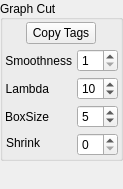
<?xml version="1.0" encoding="UTF-8"?>
<ui version="4.0">
 <class>GraphCutMenu</class>
 <widget class="QWidget" name="GraphCutMenu">
  <property name="geometry">
   <rect>
    <x>0</x>
    <y>0</y>
    <width>110</width>
    <height>189</height>
   </rect>
  </property>
  <property name="sizePolicy">
   <sizepolicy hsizetype="Preferred" vsizetype="Minimum">
    <horstretch>0</horstretch>
    <verstretch>0</verstretch>
   </sizepolicy>
  </property>
  <property name="windowTitle">
   <string>Form</string>
  </property>
  <layout class="QVBoxLayout" name="verticalLayout">
   <property name="spacing">
    <number>0</number>
   </property>
   <property name="leftMargin">
    <number>0</number>
   </property>
   <property name="topMargin">
    <number>0</number>
   </property>
   <property name="rightMargin">
    <number>0</number>
   </property>
   <property name="bottomMargin">
    <number>0</number>
   </property>
   <item>
    <widget class="QGroupBox" name="graphcutBox">
     <property name="sizePolicy">
      <sizepolicy hsizetype="Preferred" vsizetype="Minimum">
       <horstretch>0</horstretch>
       <verstretch>0</verstretch>
      </sizepolicy>
     </property>
     <property name="maximumSize">
      <size>
       <width>16777215</width>
       <height>16777215</height>
      </size>
     </property>
     <property name="title">
      <string>Graph Cut</string>
     </property>
     <property name="alignment">
      <set>Qt::AlignLeading|Qt::AlignLeft|Qt::AlignVCenter</set>
     </property>
     <property name="flat">
      <bool>false</bool>
     </property>
     <layout class="QVBoxLayout" name="verticalLayout_2">
      <property name="spacing">
       <number>5</number>
      </property>
      <property name="sizeConstraint">
       <enum>QLayout::SetMinimumSize</enum>
      </property>
      <property name="leftMargin">
       <number>2</number>
      </property>
      <property name="topMargin">
       <number>2</number>
      </property>
      <property name="rightMargin">
       <number>2</number>
      </property>
      <property name="bottomMargin">
       <number>2</number>
      </property>
      <item>
       <layout class="QHBoxLayout" name="horizontalLayout_3">
        <property name="spacing">
         <number>5</number>
        </property>
        <property name="topMargin">
         <number>0</number>
        </property>
        <item>
         <widget class="QPushButton" name="copyprev">
          <property name="sizePolicy">
           <sizepolicy hsizetype="Minimum" vsizetype="Preferred">
            <horstretch>0</horstretch>
            <verstretch>0</verstretch>
           </sizepolicy>
          </property>
          <property name="maximumSize">
           <size>
            <width>70</width>
            <height>25</height>
           </size>
          </property>
          <property name="text">
           <string>Copy Tags</string>
          </property>
          <property name="checkable">
           <bool>true</bool>
          </property>
         </widget>
        </item>
       </layout>
      </item>
      <item>
       <layout class="QFormLayout" name="formLayout">
        <item row="0" column="0">
         <widget class="QLabel" name="label_5">
          <property name="sizePolicy">
           <sizepolicy hsizetype="Preferred" vsizetype="Minimum">
            <horstretch>0</horstretch>
            <verstretch>0</verstretch>
           </sizepolicy>
          </property>
          <property name="text">
           <string>Smoothness</string>
          </property>
          <property name="alignment">
           <set>Qt::AlignRight|Qt::AlignTrailing|Qt::AlignVCenter</set>
          </property>
         </widget>
        </item>
        <item row="0" column="1">
         <widget class="QSpinBox" name="smooth">
          <property name="minimum">
           <number>1</number>
          </property>
          <property name="maximum">
           <number>10</number>
          </property>
         </widget>
        </item>
        <item row="1" column="0">
         <widget class="QLabel" name="label_3">
          <property name="sizePolicy">
           <sizepolicy hsizetype="Preferred" vsizetype="Minimum">
            <horstretch>0</horstretch>
            <verstretch>0</verstretch>
           </sizepolicy>
          </property>
          <property name="lineWidth">
           <number>1</number>
          </property>
          <property name="text">
           <string>Lambda</string>
          </property>
          <property name="alignment">
           <set>Qt::AlignRight|Qt::AlignTrailing|Qt::AlignVCenter</set>
          </property>
          <property name="margin">
           <number>0</number>
          </property>
          <property name="indent">
           <number>0</number>
          </property>
         </widget>
        </item>
        <item row="1" column="1">
         <widget class="QSpinBox" name="lambda">
          <property name="minimum">
           <number>1</number>
          </property>
          <property name="maximum">
           <number>50</number>
          </property>
          <property name="value">
           <number>10</number>
          </property>
         </widget>
        </item>
        <item row="2" column="0">
         <widget class="QLabel" name="label_2">
          <property name="sizePolicy">
           <sizepolicy hsizetype="Preferred" vsizetype="Minimum">
            <horstretch>0</horstretch>
            <verstretch>0</verstretch>
           </sizepolicy>
          </property>
          <property name="text">
           <string>BoxSize</string>
          </property>
          <property name="alignment">
           <set>Qt::AlignRight|Qt::AlignTrailing|Qt::AlignVCenter</set>
          </property>
         </widget>
        </item>
        <item row="2" column="1">
         <widget class="QSpinBox" name="boxSize">
          <property name="buttonSymbols">
           <enum>QAbstractSpinBox::UpDownArrows</enum>
          </property>
          <property name="maximum">
           <number>20</number>
          </property>
          <property name="value">
           <number>5</number>
          </property>
         </widget>
        </item>
        <item row="3" column="0">
         <widget class="QLabel" name="label_4">
          <property name="sizePolicy">
           <sizepolicy hsizetype="Preferred" vsizetype="Minimum">
            <horstretch>0</horstretch>
            <verstretch>0</verstretch>
           </sizepolicy>
          </property>
          <property name="maximumSize">
           <size>
            <width>16777215</width>
            <height>20</height>
           </size>
          </property>
          <property name="text">
           <string>Shrink</string>
          </property>
          <property name="alignment">
           <set>Qt::AlignRight|Qt::AlignTrailing|Qt::AlignVCenter</set>
          </property>
         </widget>
        </item>
        <item row="3" column="1">
         <widget class="QSpinBox" name="preverode"/>
        </item>
       </layout>
      </item>
     </layout>
    </widget>
   </item>
   <item>
    <spacer name="verticalSpacer">
     <property name="orientation">
      <enum>Qt::Vertical</enum>
     </property>
     <property name="sizeType">
      <enum>QSizePolicy::Expanding</enum>
     </property>
     <property name="sizeHint" stdset="0">
      <size>
       <width>20</width>
       <height>40</height>
      </size>
     </property>
    </spacer>
   </item>
  </layout>
 </widget>
 <resources/>
 <connections/>
</ui>
